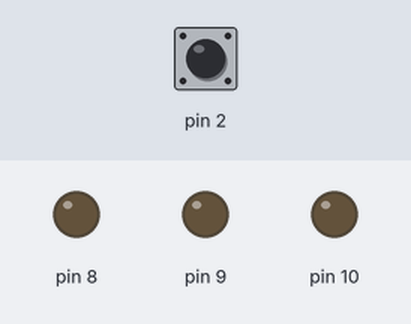
Bench run of a sketch on a simulated Arduino Uno, built with avr-gcc and run on an emulated ATmega328P. Parts: output pins drawn as LEDs (lit = HIGH). Dashed ring = blinking. The inputs (shaded band) are chosen by the test bench; at power-on: pin 2 HIGH.

Above: at 1.2 s.
1.3 s: pin 2 pulled LOW for 0.15 s
At 1.42 s:
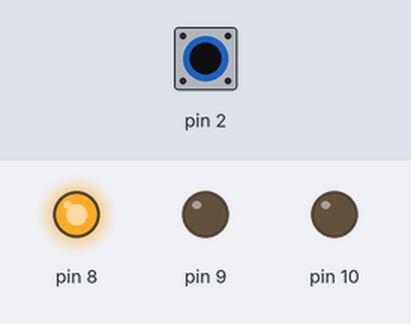
At 1.92 s:
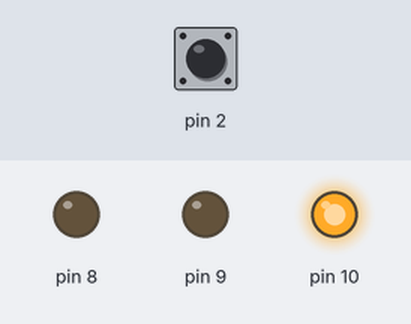
3.5 s: pin 2 pulled LOW for 3.2 s
At 3.87 s:
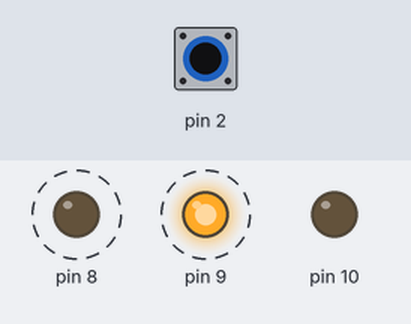
Timing chart, 0 to 8.8 s (numbered marks = the images above; inputs shaded):
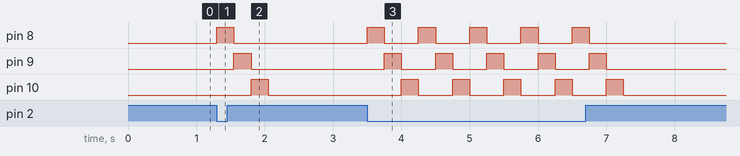

The sketch:

microcontroller_hello_world.ino
```cpp
// William Sandoval Casas

void setup() {
  pinMode(2, INPUT_PULLUP);
  pinMode(8, OUTPUT);
  pinMode(9, OUTPUT);
  pinMode(10, OUTPUT);
}

void loop() {
  if (digitalRead(2) == LOW) {
    digitalWrite(8, HIGH);
    delay(250);
    digitalWrite(8, LOW);

    digitalWrite(9, HIGH);
    delay(250);
    digitalWrite(9, LOW);

    digitalWrite(10, HIGH);
    delay(250);
    digitalWrite(10, LOW);
  } else {
    digitalWrite(8, LOW);
    digitalWrite(9, LOW);
    digitalWrite(10, LOW);
  }
}
```

Measured:
- after the input at 1.3 s, pin 8: LOW → HIGH at once, → LOW 0.25 s later; pin 9: LOW → HIGH after 0.25 s, → LOW 0.25 s later; pin 10: LOW → HIGH after 0.50 s, → LOW 0.25 s later
- after the input at 3.5 s, pin 8: alternates HIGH for 0.25 s and LOW for 0.50 s, 10 changes in all, then stays LOW, starting at once; pin 9: alternates HIGH for 0.25 s and LOW for 0.50 s, 10 changes in all, then stays LOW, starting after 0.25 s
